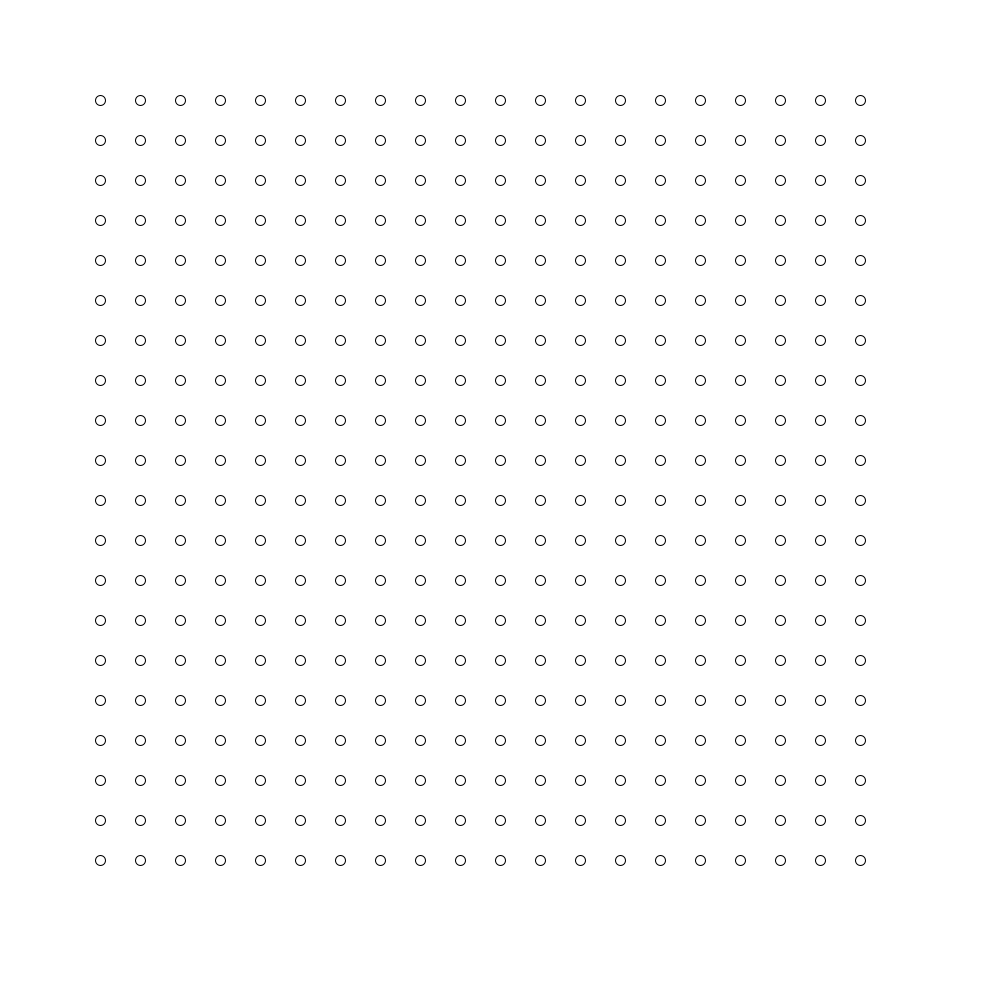
Frame 1 (no input)
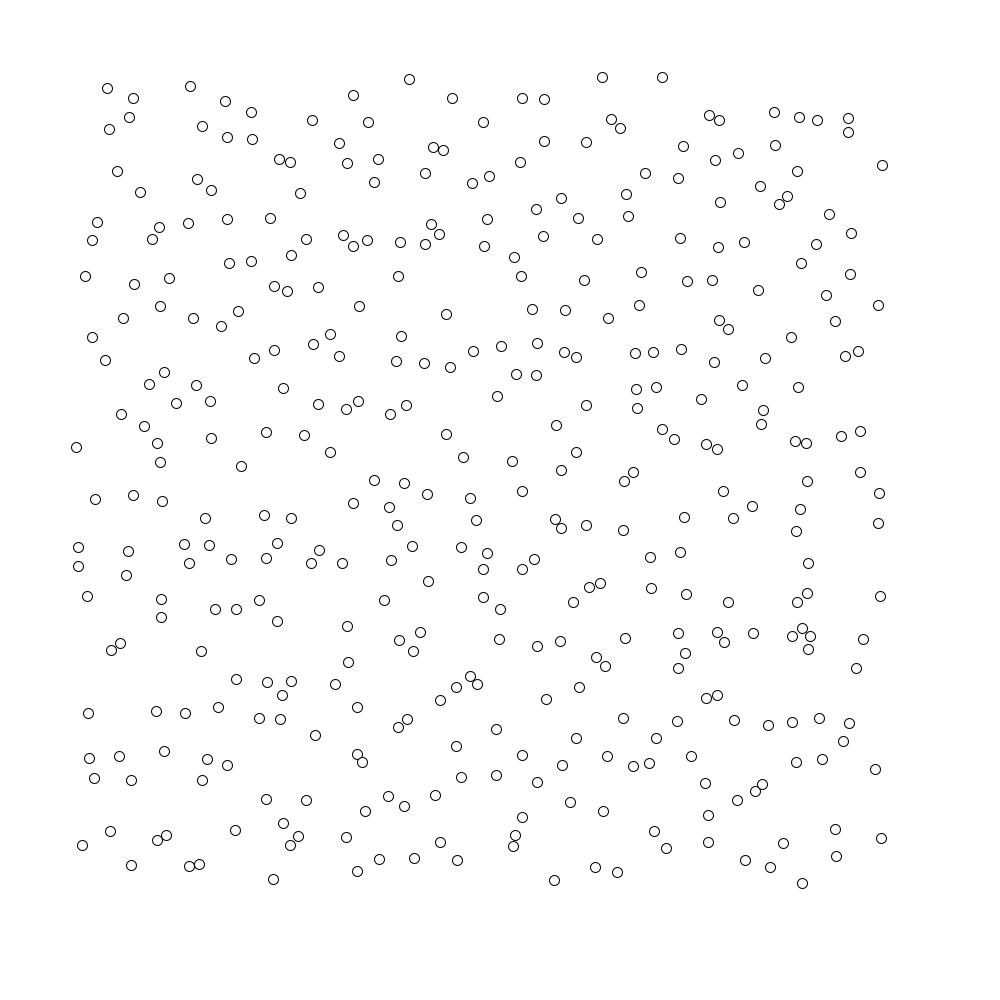
Frame 60 (the mouse pressed at the canvas centre just before this capture)
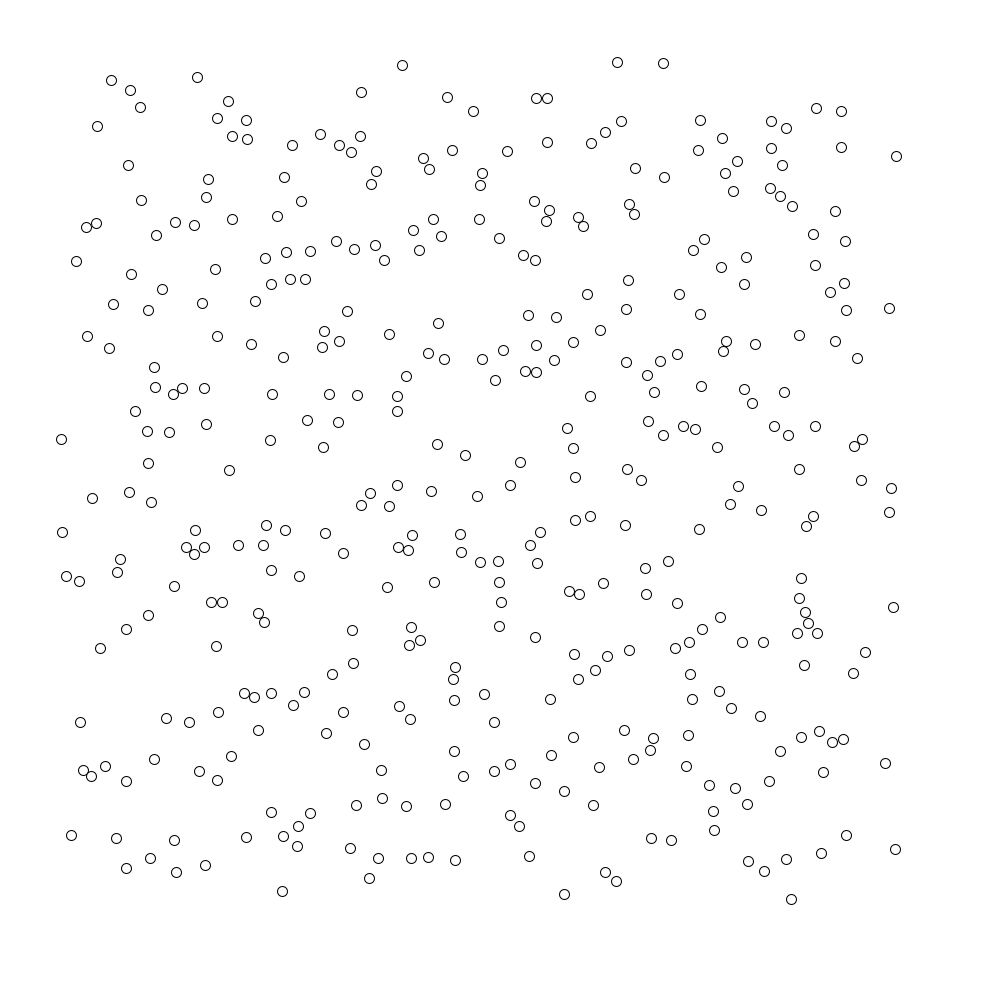
Frame 120 (the mouse held since frame 60 and released just before this capture)

The Processing sketch that drew these frames (run headless with seeded random() and noise(); from frame 60 on, the mouse is pressed at the canvas centre):

// Processing sketch: boxofparticles
// ── boxofparticles.pde
ArrayList<PART> thelist = new ArrayList<PART>();
ArrayList<int[]> collisions = new ArrayList<int[]>();
ArrayList<Float> times = new ArrayList<Float>();

void setup(){
  size(1000,1000);
  ellipseMode(CENTER);
  for(int j=0; j<20; j++){
    for(int k=0; k<20; k++){
      thelist.add(new PART(100+40*j,100+40*k,1,5));
    }
  }
}

void draw(){
  background(255);
  collisions.clear();
  times.clear();
  
  for(int k=0; k<thelist.size(); k++){ //display & move
    PART a = thelist.get(k);
    a.show();
  }
  
  for(int j=0; j<thelist.size(); j++){ //find collisions
    for(int k=j+1; k<thelist.size(); k++){
      PART a = thelist.get(j);
      PART b = thelist.get(k);
      
      float dx = a.getx() - b.getx();
      float dy = a.gety() - b.gety();
      float dr = sqrt(dx*dx+dy*dy);
      float R = a.getr()+b.getr();
      
      if(dr<R){
        int[] c = {j,k};
        
        float nx = dx/dr;
        float ny = dy/dr;
        float xnv = (-a.getvx()+b.getvx())*nx;//+-?
        float ynv = (-a.getvy()+b.getvy())*ny;
        float nv = xnv+ynv;
        float ct = (R-dr)/nv;
        times.add(copy(ct));//this is calculating numbers which are much too large sometimes. definitely something wrong here
        collisions.add(copy(c));
        
      }
    }
  }
  
  if(times.size()!=0){
    int maxindex = 0;  
    for(int j=1; j<times.size(); j++){ //select one collision to perform based on precedence
      if(times.get(maxindex)<times.get(j)){
        maxindex = j;
      }
    }
    println(times.get(maxindex));
    for(int k=0; k<thelist.size(); k++){//rewind to time of collision
      thelist.get(k).moveback(times.get(maxindex));
    }
    
    PART a = thelist.get(collisions.get(maxindex)[0]);
    PART b = thelist.get(collisions.get(maxindex)[1]);
    
    float ma = a.getm();
    float mb = b.getm();
    float rm = ma*mb/(ma+mb);
    
    float vx = a.getvx()-b.getvx();
    float vy = a.getvy()-b.getvy();
    
    float cmpx = rm*vx;
    float cmpy = rm*vy;
    float magcmp = sqrt(cmpx*cmpx+cmpy*cmpy);
    float ncmpx = cmpx/magcmp;
    float ncmpy = cmpy/magcmp;
      
    float dx = a.getx() - b.getx();
    float dy = a.gety() - b.gety();
    float magr = sqrt(dx*dx+dy*dy);
    float ndx = dx/magr;
    float ndy = dy/magr;
    
    float theta = acos(ndx*ncmpx+ndy*ncmpy);
    
    float newpx = cmpx*cos(theta) - cmpy*sin(theta);
    float newpy = cmpx*sin(theta) + cmpy*cos(theta);
    
    float avx = newpx/ma + (ma*a.getvx()+mb*b.getvx())/(ma+mb);
    float avy = newpy/ma + (ma*a.getvy()+mb*b.getvy())/(ma+mb);
    float bvx = -newpx/mb + (ma*a.getvx()+mb*b.getvx())/(ma+mb);
    float bvy = -newpy/mb + (ma*a.getvy()+mb*b.getvy())/(ma+mb);
    
    a.setvel(avx,avy);
    b.setvel(bvx,bvy);  
  }

for(int k=0; k<thelist.size(); k++){
  PART a = thelist.get(k);
  float r = a.getr();
  float x = a.getx();
  float y = a.gety();
  if(x>1000-r){
    float dt = (x+r-1000)/a.getvx();
    a.moveback(dt);
    a.vwall();
  }
  if(x<r){
    float dt = (x-r)/a.getvx();
    a.moveback(dt);
    a.vwall();
  }
  if(y>1000-r){
    float dt = (y+r-1000)/a.getvy();
    a.moveback(dt);
    a.hwall();
  }
  if(y<r){
    float dt = (y-r)/a.getvy();
    a.moveback(dt);
    a.hwall();
  }
  a.move(0.5);
}
    
    
  
  
  
}

float copy(float in){
  float out = in;
  return out;
}
 
int[] copy(int[] in){
  int[] out = new int[in.length];
  for(int i=0; i<in.length;i++){
    out[i] = in[i];
  }
  return out;
}
  
    

// ── PART.pde
class PART{
  float x;
  float y;
  float vx;
  float vy;
  float m;
  float r;
  
  PART(float tx, float ty,float tm, float tr){
    m = tm;
    r = tr;
    x = tx;
    y = ty;
    vx = random(-1,1);
    vy = random(-1,1);
  }
  
  float getx(){
    return x;
  }
  
  float gety(){
    return y;
  }
  
  float getvx(){
    return vx;
  }
  
  float getvy(){
    return vy;
  }
  
  float getr(){
    return r;
  }
  
  float getm(){
    return m;
  }
  
  void show(){
    circle(x,y,2*r);
  }
  
  void move(float t){
    x += vx*t;
    y += vy*t;
  }
  
  void moveback(float t){
    x -= vx*t;
    y -= vy*t;
  }
  
  void setvel(float tvx, float tvy){
    vx = tvx;
    vy = tvy;
  }
  
  void vwall(){
    vx = -vx;
  }
  
  void hwall(){
    vy = -vy;
  }
  
}
